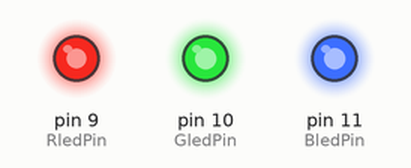
The sketch below on a simulated Arduino Uno, built with avr-gcc and run on an emulated ATmega328P. Shown: output pins drawn as LEDs (lit = HIGH). Random numbers use the default seed unless the sketch sets one.

Above: at 0.15 s.
At 8.78 s:
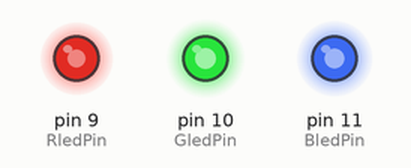
At 12.99 s:
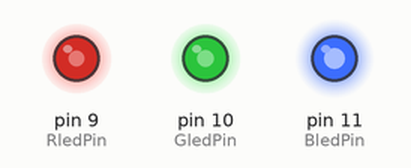
At 17.35 s:
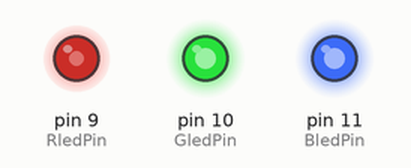
At 26.12 s:
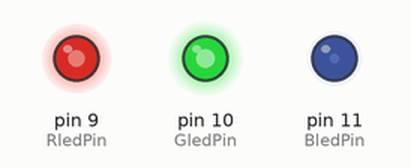
At 39.34 s:
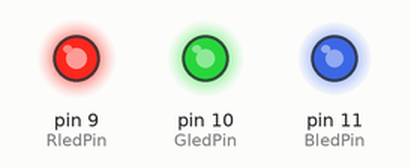
Timing chart, 0 to 40.0 s (numbered marks = the images above):
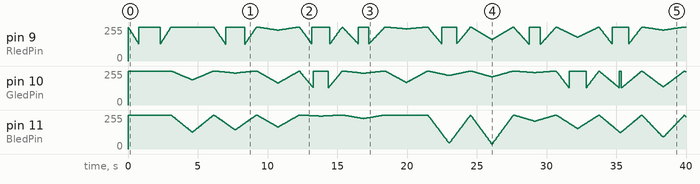

The sketch:

AdvancedChallenges_1.ino
```cpp
const int RledPin = 9;
const int GledPin = 10;
const int BledPin = 11;

int brightness = 0;
int fadeAmount = 5;

int targetR = 255;
int targetG = 0;
int targetB = 0;

void setup() {
  pinMode(RledPin, OUTPUT);
  pinMode(GledPin, OUTPUT);
  pinMode(BledPin, OUTPUT);

  randomSeed(analogRead(0));
}

void loop() {
  analogWrite(RledPin, 255 - (targetR * brightness / 255));
  analogWrite(GledPin, 255 - (targetG * brightness / 255));
  analogWrite(BledPin, 255 - (targetB * brightness / 255));

  brightness += fadeAmount;

  if (brightness <= 0 || brightness >= 255) {
    fadeAmount = -fadeAmount;

    if (brightness <= 0) {
      targetR = random(0, 256);
      targetG = random(0, 256);
      targetB = random(0, 256);
    }
  }

  delay(30);
}
```
